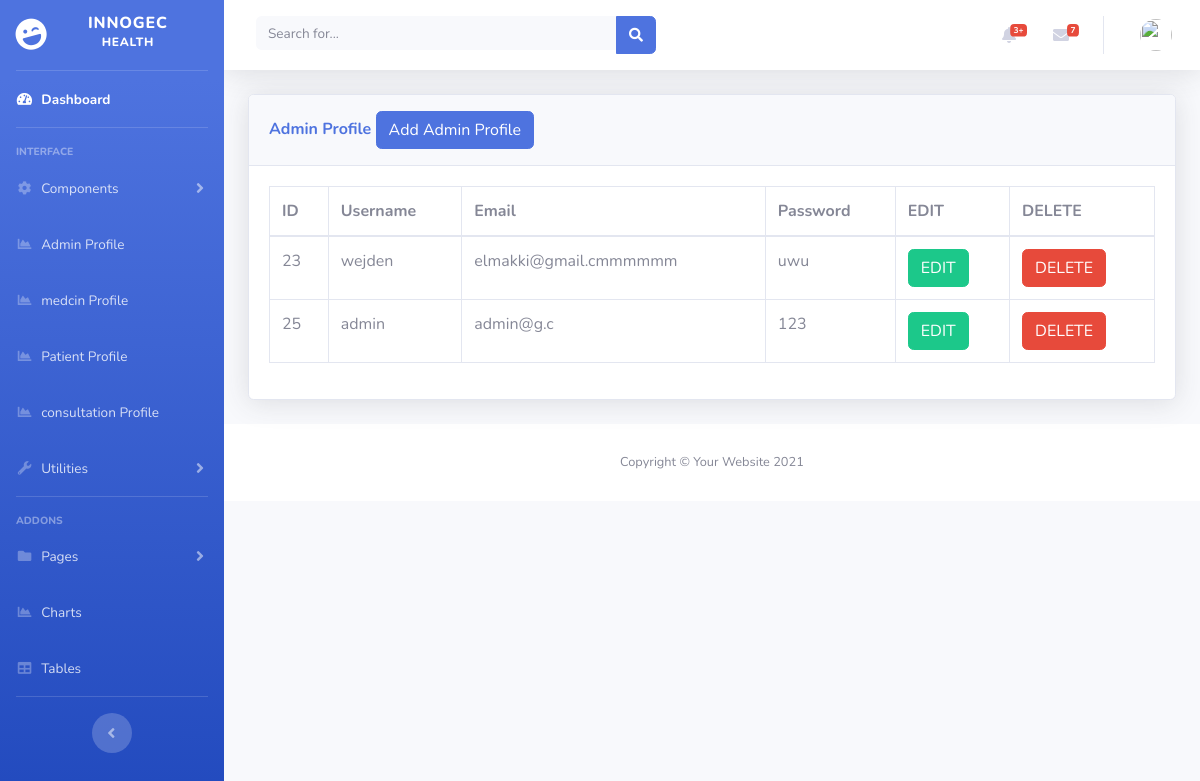
/register.php, run on the app's committed database.
### tables this page shows
CREATE TABLE IF NOT EXISTS `register` (
  `id` int(11) NOT NULL auto_increment,
  `username` varchar(30) NOT NULL default '',
  `email` varchar(30) NOT NULL default '',
  `password` varchar(30) NOT NULL default '',
  PRIMARY KEY  (`id`)
);

### class/Modele.php (called while the page is built, shortened)
<?php
abstract class Modele {
function __construct(){
 $this->pdo=new PDO('mysql:host=localhost;dbname=adminpanel','root','');
}
}
?>

### class/Register.php (called while the page is built, shortened)
<?php
include_once("Modele.php");
class Register extends Modele
{
    function liste()
    {
        $query = "select * from register";
        $res = $this->pdo->prepare($query);
        $res->execute();
        return $res;
    }
}
?>

### register.php (the view, shortened to what this page needs)
<?php
include('includes/header.php');
include('includes/navbar.php');
?>
<div class="container-fluid">
<div class="card shadow mb-4">
  <div class="card-header py-3">
    <h6 class="m-0 font-weight-bold text-primary">Admin Profile
            <button type="button" class="btn btn-primary" data-toggle="modal" data-target="#addadminprofile">
              Add Admin Profile
            </button>
    </h6>
  </div>
  <div class="card-body">
    <div class="table-responsive">
      <table class="table table-bordered" id="dataTable" width="100%" cellspacing="0">
        <?php
        require_once("class/Register.php");
        $us = new Register();
        $res=$us->liste();
 ?>
        <thead>
          <tr>
            <th> ID </th>
            <th> Username </th>
            <th>Email </th>
            <th>Password</th>
            <th>EDIT </th>
            <th>DELETE </th>
          </tr>
        </thead>
        <tbody>
        <?php    foreach ($res as $row) {  ?>
          <tr>
            <td><?php echo $row['id']?></td>
            <td><?php echo $row['username']?></td>
            <td><?php echo $row['email']?></td>
            <td><?php echo $row['password']?></td>
            <td>
                <form action="register_edit.php" method="post">
                    <button  type="submit" name="edit_btn" class="btn btn-success"> EDIT</button>
                </form>
            </td>
            <td>
                <form action="code.php" method="post">
                  <button type="submit" name="delete_btn" class="btn btn-danger"> DELETE</button>
                </form>
            </td>
          </tr>
          <?php }?>
        </tbody>
      </table>
    </div>
  </div>
</div>
</div>
<?php
include('includes/footer.php');
?>

### data on the page
register: id "23", username "wejden", email "elmakki@gmail.cmmmmmm", password "uwu"
register: id "25", username "admin", email "admin@g.c", password "123"
